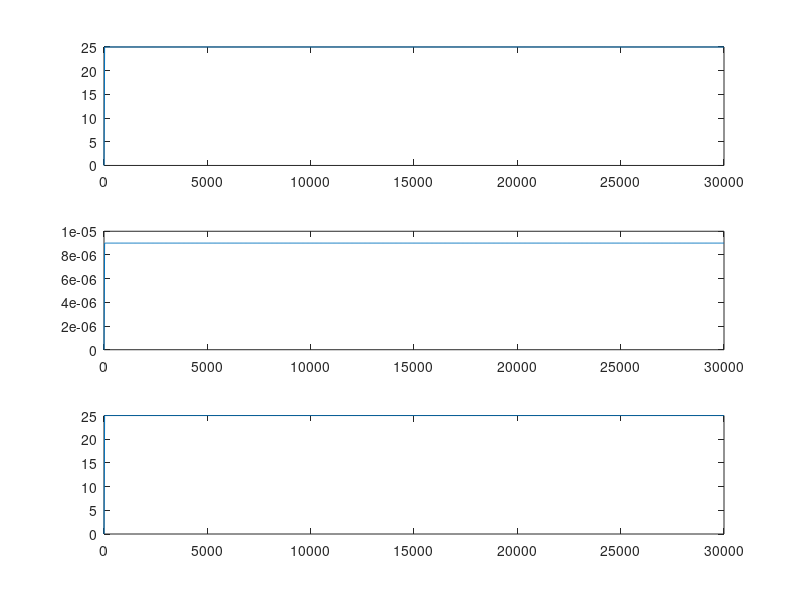

Here is the MATLAB script that generated this plot:
%#ok<*NOPTS>

La = 0.02;
Ra = 3;
Ke =0.01;
Kt = 0.01;
I = 6*10^-4;
b = 10^-4;

A = [0 1 0; 0 (-b/I) (Kt/I); 0 (-Ke/La) (-Ra/La)];
B = [0; 0; (1/La)];
C = [0 1 0];
D = 0;

A1 = [0 1; 0 -(b + (Ke*Kt)/Ra)/I];
B1 = [0; (Kt/(Ra/I))];
C1 = [0 1];
D1 = 0;

motor = ss(A,B,C,D);
motor_simplified = ss(A1,B1,C1,D1);

G_motor = tf(motor);
G_motor_simplified = tf(motor_simplified);

zpk_motor = zpk(motor);

[zeros, poles, gain] = zpkdata(G_motor);
poles = cell2mat(poles);

[num, den] = tfdata(G_motor);
num = cell2mat(num);
den = cell2mat(den);

[num1, den1] = tfdata(G_motor_simplified);
num1 = cell2mat(num1);
den1 = cell2mat(den1);

%{
zpk_motor 
poles
num
den
num1
den1
%}

T = 0:30:30*1000;

subplot(3,1,1);
Y1 = step(motor, T);
plot(T,Y1);

subplot(3,1,2);
Y2 = step(motor_simplified, T);
plot(T,Y2);

subplot(3,1,3);
plot(T,Y1-Y2);
